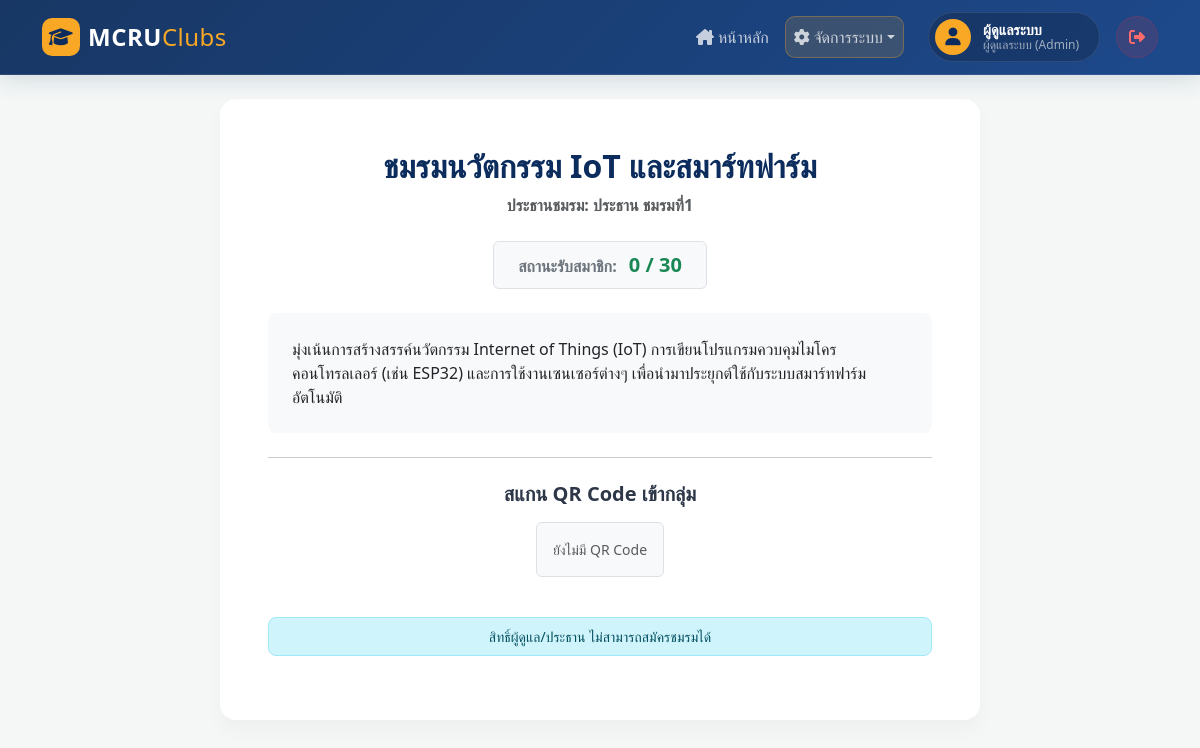
Page /club_detail.php?id=1 (signed in) on the committed database.
### tables this page shows
CREATE TABLE `clubs`  (
  `id` int NOT NULL AUTO_INCREMENT COMMENT 'รหัสอ้างอิงชมรม (Primary Key)',
  `club_name` varchar(100) NOT NULL COMMENT 'ชื่อชมรม',
  `description` text NULL COMMENT 'รายละเอียด/คำอธิบายชมรม',
  `club_logo` varchar(255) NULL DEFAULT NULL COMMENT 'path หรือ URL รูปโลโก้ชมรม',
  `qr_code` varchar(255) NULL DEFAULT NULL COMMENT 'path หรือ URL QR code สำหรับสมัครเข้าชมรม',
  `max_members` int NULL DEFAULT 50 COMMENT 'จำนวนสมาชิกสูงสุดที่รับได้',
  `president_id` int NULL DEFAULT NULL COMMENT 'FK อ้างถึง users.id ผู้เป็นประธานชมรมนี้ (NULL ถ้ายังไม่มีประธาน)',
  PRIMARY KEY (`id`) USING BTREE,
  INDEX `president_id`(`president_id` ASC) USING BTREE,
  CONSTRAINT `clubs_ibfk_1` FOREIGN KEY (`president_id`) REFERENCES `users` (`id`) ON DELETE SET NULL ON UPDATE RESTRICT
);

CREATE TABLE `users`  (
  `id` int NOT NULL AUTO_INCREMENT COMMENT 'รหัสอ้างอิงผู้ใช้ (Primary Key)',
  `student_id` varchar(20) NOT NULL COMMENT 'รหัสนักศึกษา ใช้เป็น username สำหรับ login (unique)',
  `email` varchar(100) NULL DEFAULT NULL COMMENT 'อีเมลผู้ใช้งาน',
  `password` varchar(255) NOT NULL COMMENT 'รหัสผ่าน (ปัจจุบันเป็น plain text - ควร hash ก่อนใช้งานจริง)',
  `name` varchar(100) NOT NULL COMMENT 'ชื่อ-นามสกุล',
  `faculty` varchar(100) NULL DEFAULT NULL COMMENT 'คณะที่สังกัด',
  `major` varchar(100) NULL DEFAULT NULL COMMENT 'สาขาวิชา',
  `phone` varchar(20) NULL DEFAULT NULL COMMENT 'เบอร์โทรศัพท์ติดต่อ',
  `role` enum('student','president','admin') NULL DEFAULT 'student' COMMENT 'บทบาทผู้ใช้งานในระบบ',
  PRIMARY KEY (`id`) USING BTREE,
  UNIQUE INDEX `student_id`(`student_id` ASC) USING BTREE
);

### club_detail.php (the view, shortened to what this page needs)
<?php
session_start(); require 'db.php';
$club_id = isset($_GET['id']) ? intval($_GET['id']) : 0;
$stmt = $conn->prepare("SELECT c.*, u.name as pres_name, (SELECT COUNT(*) FROM applications WHERE club_id = c.id AND status='approved') as current_members FROM clubs c LEFT JOIN users u ON c.president_id = u.id WHERE c.id = ?");
$stmt->bind_param("i", $club_id); $stmt->execute(); $club = $stmt->get_result()->fetch_assoc();
$app_status = null;
$is_full = ($club['current_members'] >= $club['max_members']);
?>
<!DOCTYPE html><html lang="th"><head><meta charset="UTF-8"><title><?= htmlspecialchars($club['club_name']) ?></title>
<link href="https://cdn.jsdelivr.net/npm/bootstrap@5.3.0/dist/css/bootstrap.min.css" rel="stylesheet">
<script src="https://cdn.jsdelivr.net/npm/bootstrap@5.3.0/dist/js/bootstrap.bundle.min.js"></script><link rel="stylesheet" href="style.css"></head><body>
<?php include 'navbar.php'; ?>
<div class="container pb-5 mt-4"><div class="row justify-content-center"><div class="col-md-8 text-center card-custom p-5">
    <h2 class="text-primary-custom fw-bold mb-2"><?= htmlspecialchars($club['club_name']) ?></h2>
    <p class="text-muted fw-bold mb-4">ประธานชมรม: <?= $club['pres_name'] ? htmlspecialchars($club['pres_name']) : '<span class="text-danger">ยังไม่ระบุ</span>' ?></p>
    <div class="d-flex justify-content-center mb-4"><div class="border rounded px-4 py-2 bg-light"><span class="text-secondary fw-bold">สถานะรับสมาชิก: </span><span class="<?= $is_full ? 'text-danger' : 'text-success' ?> fs-5 fw-bold ms-2"><?= $club['current_members'] ?> / <?= $club['max_members'] ?></span></div></div>
    <p class="text-dark mb-4 text-start bg-light p-4 rounded-3"><?= nl2br(htmlspecialchars($club['description'])) ?></p>
    <hr class="my-4"><h5 class="fw-bold mb-3">สแกน QR Code เข้ากลุ่ม</h5>
    <?php if (!empty($club['qr_code']) && file_exists($club['qr_code'])): ?><img src="<?= htmlspecialchars($club['qr_code']) ?>" class="img-fluid mb-4 border rounded p-2" style="max-width: 200px;"><?php else: ?><p class="text-muted small border p-3 bg-light rounded d-inline-block">ยังไม่มี QR Code</p><?php endif; ?>
    <div class="mt-4">
        <?php if ($_SESSION['role'] === 'student'): ?>
            <?php if ($app_status === null): ?>
                <?php if ($is_full): ?><div class="alert alert-danger py-3 fw-bold rounded-3">❌ ชมรมนี้สมาชิกเต็มแล้ว ไม่สามารถสมัครได้</div>
                <?php else: ?><form action="apply.php" method="POST"><input type="hidden" name="club_id" value="<?= $club['id'] ?>"><button type="submit" class="btn-primary-custom w-100 py-3 fs-5">สมัครเข้าชมรมนี้</button></form><?php endif; ?>
            <?php elseif ($app_status === 'pending'): ?><div class="alert alert-warning py-3 fw-bold rounded-3">⏳ คุณได้ส่งคำขอแล้ว รอการอนุมัติ</div>
            <?php elseif ($app_status === 'approved'): ?><div class="alert alert-success py-3 fw-bold rounded-3">✅ คุณเป็นสมาชิกชมรมนี้แล้ว</div>
            <?php else: ?><div class="alert alert-danger py-3 fw-bold rounded-3">❌ คำขอสมัครถูกปฏิเสธ</div><?php endif; ?>
        <?php else: ?><div class="alert alert-info py-2 rounded-3 small">สิทธิ์ผู้ดูแล/ประธาน ไม่สามารถสมัครชมรมได้</div><?php endif; ?>
    </div>
</div></div></div></body></html>

### style.css (style rules this page uses)
:root { --primary-blue: #0b2c5c; --primary-hover: #071d3d; --accent-gold: #f9a826; --bg-light: #f4f7f6; --text-dark: #2d3748; }
body { background-color: var(--bg-light); font-family: "Segoe UI", Tahoma, Geneva, Verdana, sans-serif; color: var(--text-dark); }
.card-custom { border: none; border-radius: 16px; box-shadow: 0 10px 20px rgba(0, 0, 0, 0.03); transition: 0.3s; background: #ffffff; overflow: hidden; }
.text-primary-custom { color: var(--primary-blue) !important; }

### rows in the picture
clubs: club_name "ชมรมนวัตกรรม IoT และสมาร์ทฟาร์ม", president.name "ประธาน ชมรมที่1", max_members "30", description "มุ่งเน้นการสร้างสรรค์นวัตกรรม Internet of Things (IoT) การเขียนโปรแกรมควบคุมไมโครคอนโทรลเลอร์ (เช่น ESP32) และการใช้งานเซนเซอร์ต่างๆ เพื่อนำมาประยุกต์ใช้กับระบบสมาร์ทฟาร์มอัตโนมัติ"

### other values in the picture
$_SESSION['name'] "ผู้ดูแลระบบ"
$club['current_members'] "0"
